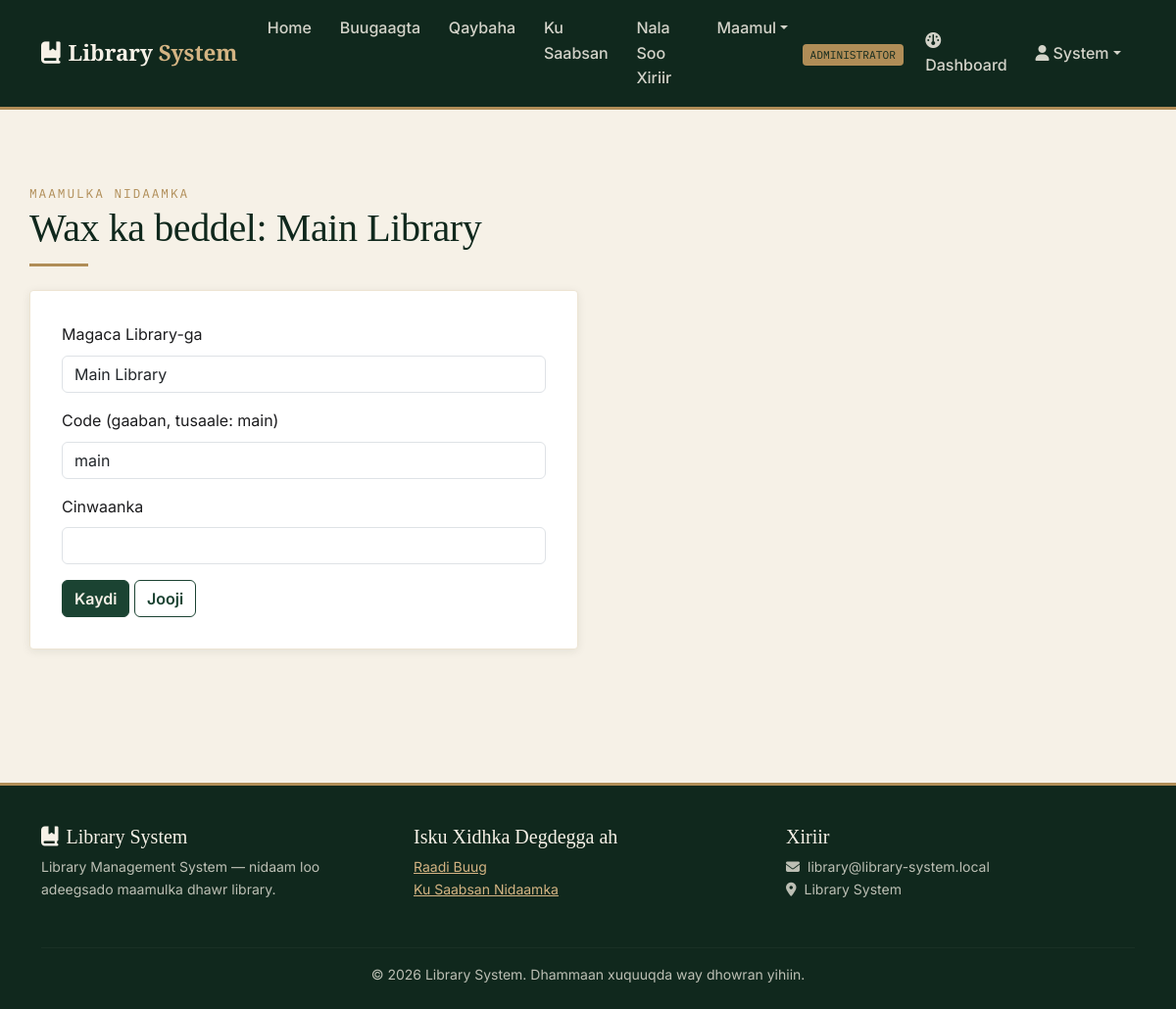
The page /libraries/1/edit/ (signed in) on the database its author committed.
### accounts/models.py (models this page shows, shortened)
class User(AbstractUser):
    class Role(models.TextChoices):
        ADMIN = 'ADMIN', 'Administrator'
        LIBRARIAN = 'LIBRARIAN', 'Librarian'
        MEMBER = 'MEMBER', 'Member'
    library = models.ForeignKey(
        'core.Library', on_delete=models.PROTECT, null=True, blank=True, related_name='users',
        help_text="The library this user belongs to. Leave empty only for the system owner (superuser).",
    )
    role = models.CharField(max_length=10, choices=Role.choices, default=Role.MEMBER)
    phone = models.CharField(max_length=20, blank=True)
    profile_photo = models.ImageField(upload_to='profiles/', blank=True, null=True)
    class MembershipType(models.TextChoices):
        STUDENT = 'STUDENT', 'Student'
        STAFF = 'STAFF', 'Staff'
        PUBLIC = 'PUBLIC', 'Public'
    membership_type = models.CharField(
        max_length=10, choices=MembershipType.choices, default=MembershipType.STUDENT
    )
    class Status(models.TextChoices):
        ACTIVE = 'ACTIVE', 'Active'
        SUSPENDED = 'SUSPENDED', 'Suspended'
        EXPIRED = 'EXPIRED', 'Expired'
    status = models.CharField(max_length=10, choices=Status.choices, default=Status.ACTIVE)
    registration_date = models.DateField(auto_now_add=True)
    def is_admin(self):
        return self.role == self.Role.ADMIN

### core/models.py (models this page shows, shortened)
class Library(models.Model):
    name = models.CharField(max_length=150, unique=True)
    code = models.SlugField(max_length=50, unique=True,
                            help_text="Short unique code, e.g. 'main' or 'branch-2'.")
    address = models.CharField(max_length=255, blank=True)
    created_at = models.DateTimeField(auto_now_add=True)
    class Meta:
        verbose_name_plural = "Libraries"
        ordering = ['name']

### core/views.py (the view)
# urls.py: path('libraries/<int:pk>/edit/', views.library_update, name='library_update'),
@login_required
@superuser_required
def library_update(request, pk):
    library = get_object_or_404(Library, pk=pk)
    form = LibraryForm(request.POST or None, instance=library)
    if request.method == 'POST' and form.is_valid():
        form.save()
        messages.success(request, "Library-ga waa la cusboonaysiiyay.")
        return redirect('core:library_list')
    return render(request, 'core/library_form.html', {'form': form, 'action': f'Wax ka beddel: {library.name}'})

### core/forms.py
class LibraryForm(forms.ModelForm):
    class Meta:
        model = Library
        fields = ['name', 'code', 'address']
        labels = {'name': 'Magaca Library-ga', 'code': 'Code (gaaban, tusaale: main)', 'address': 'Cinwaanka'}
        widgets = {
            'name': forms.TextInput(attrs={'class': 'form-control'}),
            'code': forms.TextInput(attrs={'class': 'form-control'}),
            'address': forms.TextInput(attrs={'class': 'form-control'}),
        }

### templates/core/library_form.html (shortened to what this page needs)
{% extends "base.html" %}
{% block content %}
<div class="container section-pad">
  <span class="section-eyebrow">Maamulka Nidaamka</span>
  <h1>{{ action }}</h1>
  <div class="divider-brass"></div>
  <div class="card-plain" style="max-width: 560px;">
    <form method="post">
      {% for field in form %}
      <div class="mb-3">
        <label class="form-label">{{ field.label }}</label>
        {{ field }}
      </div>
      {% endfor %}
      <button type="submit" class="btn btn-ink">Kaydi</button>
      <a href="{% url 'core:library_list' %}" class="btn btn-outline-ink">Jooji</a>
    </form>
  </div>
</div>
{% endblock %}

### templates/base.html (shortened to what this page needs)
{% load static %}
<!DOCTYPE html>
<html lang="so">
<head>
<link href="https://cdn.jsdelivr.net/npm/bootstrap@5.3.3/dist/css/bootstrap.min.css" rel="stylesheet">
<link href="https://cdnjs.cloudflare.com/ajax/libs/font-awesome/6.5.1/css/all.min.css" rel="stylesheet">
</head>
<body>
<nav class="navbar navbar-expand-lg navbar-lms sticky-top">
  <div class="container">
    <a class="navbar-brand" href="{% url 'core:home' %}"><i class="fa-solid fa-book-bookmark me-2"></i>Library <span>System</span></a>
    <div class="collapse navbar-collapse" id="navMain">
      <ul class="navbar-nav me-auto mb-2 mb-lg-0">
        {% if user.is_authenticated %}
          <li class="nav-item"><a class="nav-link" href="{% url 'core:home' %}">Home</a></li>
          <li class="nav-item"><a class="nav-link" href="{% url 'catalog:book_list' %}">Buugaagta</a></li>
          <li class="nav-item"><a class="nav-link" href="{% url 'catalog:category_list' %}">Qaybaha</a></li>
          <li class="nav-item"><a class="nav-link" href="{% url 'core:about' %}">Ku Saabsan</a></li>
          <li class="nav-item"><a class="nav-link" href="{% url 'core:contact' %}">Nala Soo Xiriir</a></li>
          {% if user.is_admin or user.is_librarian or user.is_superuser %}
          <li class="nav-item dropdown">
            <a class="nav-link dropdown-toggle" href="#" role="button" data-bs-toggle="dropdown" aria-expanded="false">Maamul</a>
          </li>
          {% endif %}
        {% endif %}
      </ul>
      <ul class="navbar-nav align-items-lg-center">
        {% if user.is_authenticated %}
          <li class="nav-item me-2"><span class="badge-role">{{ user.get_role_display }}</span></li>
          <li class="nav-item"><a class="nav-link" href="{% url 'core:dashboard' %}"><i class="fa-solid fa-gauge me-1"></i>Dashboard</a></li>
          <li class="nav-item dropdown">
            <a class="nav-link dropdown-toggle" href="#" role="button" data-bs-toggle="dropdown" aria-expanded="false"><i class="fa-solid fa-user me-1"></i>{{ user.first_name|default:user.username }}</a>
          </li>
        {% else %}
          <li class="nav-item"><a class="nav-link" href="{% url 'accounts:login' %}">Log in</a></li>
          <li class="nav-item">
            <a class="btn btn-brass btn-sm ms-lg-2" href="{% url 'accounts:register' %}">Isdiiwaangeli</a>
          </li>
        {% endif %}
      </ul>
    </div>
  </div>
</nav>
<main>
{% block content %}{% endblock %}
</main>
<footer class="footer-lms">
  <div class="container">
    <div class="row">
      <div class="col-md-4 mb-3">
        <h5><i class="fa-solid fa-book-bookmark me-2"></i>Library System</h5>
        <p class="small">Library Management System — nidaam loo adeegsado maamulka dhawr library.</p>
      </div>
      <div class="col-md-4 mb-3">
        <h5>Isku Xidhka Degdegga ah</h5>
        <ul class="list-unstyled small">
          {% if user.is_authenticated %}
          <li><a href="{% url 'catalog:book_list' %}">Raadi Buug</a></li>
          <li><a href="{% url 'core:about' %}">Ku Saabsan Nidaamka</a></li>
          {% else %}
          <li><a href="{% url 'accounts:login' %}">Log in</a></li>
          <li><a href="{% url 'accounts:register' %}">Isdiiwaangeli</a></li>
          {% endif %}
        </ul>
      </div>
      <div class="col-md-4 mb-3">
        <h5>Xiriir</h5>
        <p class="small mb-0"><i class="fa-solid fa-envelope me-2"></i>library@library-system.local</p>
        <p class="small"><i class="fa-solid fa-location-dot me-2"></i>Library System</p>
      </div>
    </div>
    <hr style="border-color: rgba(246,241,231,0.15);">
    <p class="small text-center mb-0">&copy; {% now "Y" %} Library System. Dhammaan xuquuqda way dhowran yihiin.</p>
  </div>
</footer>
</body>
</html>

### templates/base.html (style rules this page uses)
:root { --ink-green: #1B4332; --ink-green-dark: #10281D; --sage: #84A98C; --parchment: #F6F1E7; --parchment-deep: #EDE4D3; --brass: #B08D57; --brass-light: #D4B483; --ink: #1C1C1E; --ink-soft: #4A4A47; --danger: #9B2C2C; --ok: #2F6B3C; --radius: 4px; --shadow-card: 0 2px 10px rgba(16, 40, 29, 0.08); --shadow-lift: 0 10px 30px rgba(16, 40, 29, 0.18); }
* { box-sizing: border-box; }
body { background: var(--parchment); color: var(--ink); font-family: 'Inter', -apple-system, sans-serif; font-size: 16px; line-height: 1.6; }
h1, h2, h3, h4, .display-font { font-family: 'Playfair Display', Georgia, serif; color: var(--ink-green-dark); letter-spacing: -0.01em; }
a { color: var(--ink-green); }
.navbar-lms { background: var(--ink-green-dark); border-bottom: 3px solid var(--brass); }
.navbar-lms .navbar-brand { font-family: 'Playfair Display', serif; font-weight: 700; color: var(--parchment) !important; font-size: 1.4rem; }
.navbar-lms .navbar-brand span { color: var(--brass-light); }
.navbar-lms .nav-link { color: rgba(246, 241, 231, 0.85) !important; font-weight: 500; padding: 0.5rem 0.9rem !important; }
.badge-role { background: var(--brass); color: var(--ink-green-dark); font-family: 'IBM Plex Mono', monospace; font-size: 0.7rem; padding: 0.25rem 0.5rem; border-radius: var(--radius); text-transform: uppercase; }
.btn-ink { background: var(--ink-green); border-color: var(--ink-green); color: var(--parchment); font-weight: 600; }
.btn-outline-ink { border-color: var(--ink-green); color: var(--ink-green); font-weight: 600; }
.section-eyebrow { font-family: 'IBM Plex Mono', monospace; color: var(--brass); text-transform: uppercase; letter-spacing: 0.15em; font-size: 0.8rem; }
.section-pad { padding: 4.5rem 0; }
.divider-brass { width: 60px; height: 3px; background: var(--brass); margin: 0.75rem 0 1.5rem; }
footer.footer-lms { background: var(--ink-green-dark); color: rgba(246, 241, 231, 0.75); padding: 2.5rem 0 1.5rem; margin-top: 4rem; border-top: 3px solid var(--brass); }
footer.footer-lms a { color: var(--brass-light); }
footer.footer-lms h5 { color: var(--parchment); font-family: 'Playfair Display', serif; }
.card-plain { background: #fff; border: 1px solid var(--parchment-deep); border-radius: var(--radius); box-shadow: var(--shadow-card); padding: 2rem; }

### rows shown on the page
User: role "ADMINISTRATOR", first_name "System"
Library: form "Main Library" "main"

### other values the page prints
{{ action }} "Wax ka beddel: Main Library"
{{ field.label }} "Magaca Library-ga" "Code (gaaban, tusaale: main)" "Cinwaanka"
